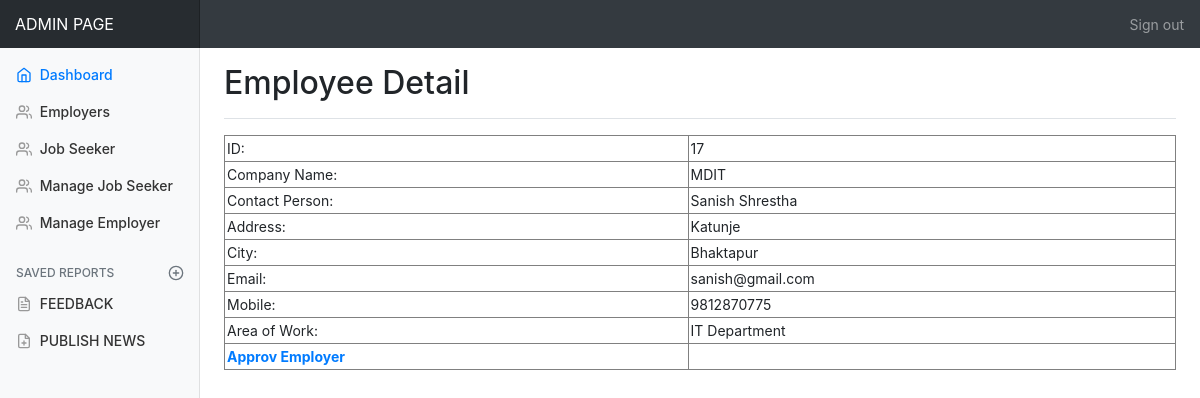
The page /admin/DetailEmp.php?EmpId=17 (signed in) on the database its author committed.
### tables this page shows
CREATE TABLE `employer_reg` (
  `Employer_Id` int(11) NOT NULL,
  `CompanyName` varchar(255) NOT NULL,
  `ContactPerson` varchar(255) NOT NULL,
  `Address` varchar(255) NOT NULL,
  `City` varchar(255) NOT NULL,
  `Email` varchar(255) NOT NULL,
  `Mobile` varchar(255) NOT NULL,
  `Area_Work` varchar(255) NOT NULL,
  `Status` varchar(255) NOT NULL,
  `UserName` varchar(255) NOT NULL,
  `Password` varchar(255) NOT NULL,
  `Question` varchar(255) NOT NULL,
  `Answer` varchar(255) NOT NULL
);

### admin/DetailEmp.php (the view, shortened to what this page needs)
<!doctype html>
<html lang="en">
  <head>
    <link rel="stylesheet" href="https://maxcdn.bootstrapcdn.com/bootstrap/4.5.2/css/bootstrap.min.css">
    <link href="./css/dashboard.css" rel="stylesheet">
  </head>
  <body>
    <nav class="navbar navbar-dark sticky-top bg-dark flex-md-nowrap p-0">
      <a class="navbar-brand col-sm-3 col-md-2 mr-0" href="#">ADMIN PAGE</a>
      <ul class="navbar-nav px-3">
        <li class="nav-item text-nowrap">
          <a class="nav-link" href="logout.php">Sign out</a>
        </li>
      </ul>
    </nav>
    <div class="container-fluid">
      <div class="row">
        <nav class="col-md-2 d-none d-md-block bg-light sidebar">
          <div class="sidebar-sticky">
            <ul class="nav flex-column">
            <li class="nav-item">
                <a class="nav-link active" href="#">
                  <span data-feather="home"></span>
                  Dashboard <span class="sr-only">(current)</span>
                </a>
              </li>
              <li class="nav-item">
                <a class="nav-link" href="employer.php">
                  <span data-feather="users"></span>
                  Employers
                </a>
              </li>
              <li class="nav-item">
                <a class="nav-link" href="jobseeker.php">
                  <span data-feather="users"></span>
                  Job Seeker
                </a>
              </li>
              <li class="nav-item">
                <a class="nav-link" href="managejobseeker.php">
                  <span data-feather="users"></span>
                   Manage Job Seeker
                </a>
              </li>
              <li class="nav-item">
                <a class="nav-link" href="manageemployer.php">
                  <span data-feather="users"></span>
                  Manage Employer
                </a>
              </li>
            <h6 class="sidebar-heading d-flex justify-content-between align-items-center px-3 mt-4 mb-1 text-muted">
              <span>Saved reports</span>
              <a class="d-flex align-items-center text-muted" href="#">
                <span data-feather="plus-circle"></span>
              </a>
            </h6>
            <ul class="nav flex-column mb-2">
              <li class="nav-item">
                <a class="nav-link" href="feedback.php">
                  <span data-feather="file-text"></span>
                  FEEDBACK
                </a>
              </li>
              <li class="nav-item">
                <a class="nav-link" href="admin_news.php">
                  <span data-feather="file-plus"></span>
                  PUBLISH NEWS
                </a>
              </li>
            </ul>
          </div>
        </nav>
        <main role="main" class="col-md-9 ml-sm-auto col-lg-10 pt-3 px-4">
          <div class="d-flex justify-content-between flex-wrap flex-md-nowrap align-items-center pb-2 mb-3 border-bottom">
            <h1 class="h2">Employee Detail</h1>
          </div>
          <?php
$ID=$_GET['EmpId'];
include 'connection/db.php';
$sql = "select * from employer_reg where Employer_Id =$ID  ";
$result = mysqli_query($conn,$sql);
$row = mysqli_fetch_array($result)
?>
                <table width="100%" border="1" cellspacing="2" cellpadding="2">
                  <tr>
                    <td>ID:</td>
                    <td><?php echo $row['Employer_Id'];?></td>
                  </tr>
                  <tr>
                    <td>Company Name:</td>
                    <td><?php echo $row['CompanyName'];?></td>
                  </tr>
                  <tr>
                    <td>Contact Person:</td>
                    <td><?php echo $row['ContactPerson'];?></td>
                  </tr>
                  <tr>
                    <td>Address:</td>
                    <td><?php echo $row['Address'];?></td>
                  </tr>
                  <tr>
                    <td>City:</td>
                    <td><?php echo $row['City'];?></td>
                  </tr>
                  <tr>
                    <td>Email:</td>
                    <td><?php echo $row['Email'];?></td>
                  </tr>
                  <tr>
                    <td>Mobile:</td>
                    <td><?php echo $row['Mobile'];?></td>
                  </tr>
                  <tr>
                    <td>Area of Work:</td>
                    <td><?php echo $row['Area_Work'];?></td>
                  </tr>
                  <tr>
                    <td><strong><a href="ApprovEmp.php?EmpId=<?php echo $row['Employer_Id'];?>">Approv Employer</a></strong></td>
                    <td>&nbsp;</td>
                  </tr>
                </table>
        </main>
      </div>
    </div>
  </body>
</html>

### admin/css/dashboard.css (style rules this page uses)
body { font-size: .875rem; }
.feather { width: 16px; height: 16px; vertical-align: text-bottom; }
.sidebar { position: fixed; top: 0; bottom: 0; left: 0; z-index: 100; padding: 0; box-shadow: inset -1px 0 0 rgba(0, 0, 0, .1); }
.sidebar-sticky { position: -webkit-sticky; position: sticky; top: 48px; height: calc(100vh - 48px); padding-top: .5rem; overflow-x: hidden; overflow-y: auto; }
.sidebar .nav-link { font-weight: 500; color: #333; }
.sidebar .nav-link .feather { margin-right: 4px; color: #999; }
.sidebar .nav-link.active { color: #007bff; }
.sidebar .nav-link:hover .feather, .sidebar .nav-link.active .feather { color: inherit; }
.sidebar-heading { font-size: .75rem; text-transform: uppercase; }
.navbar-brand { padding-top: .75rem; padding-bottom: .75rem; font-size: 1rem; background-color: rgba(0, 0, 0, .25); box-shadow: inset -1px 0 0 rgba(0, 0, 0, .25); }
.border-bottom { border-bottom: 1px solid #e5e5e5; }

### rows shown on the page
employer_reg: Employer_Id "17", CompanyName "MDIT", ContactPerson "Sanish Shrestha", Address "Katunje", City "Bhaktapur", Email "sanish@gmail.com", Mobile "9812870775", Area_Work "IT Department"
